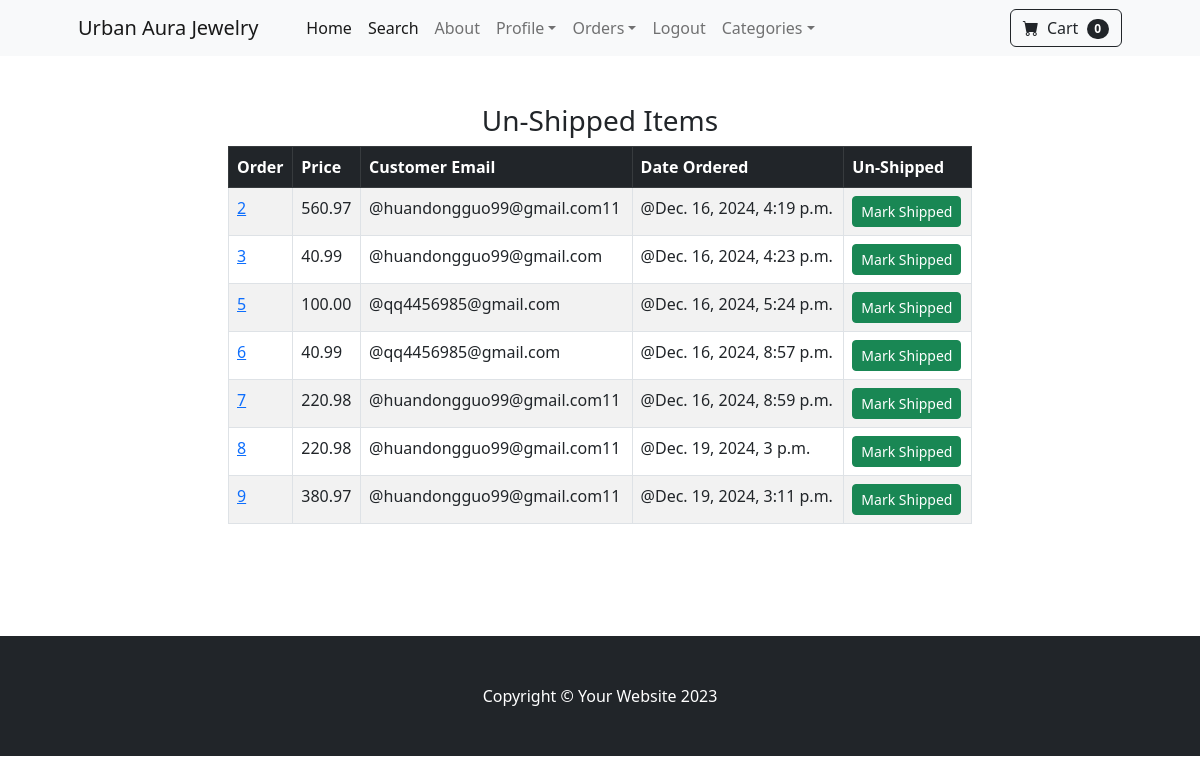
Page /payment/not_shipped_dash (signed in) on the committed database.
### payment/models.py (models this page shows, shortened)
class Order(models.Model):
    user = models.ForeignKey(User, on_delete=models.CASCADE, null=True, blank=True)
    full_name = models.CharField(max_length=250)
    email = models.EmailField(max_length=250)
    shipping_address = models.TextField(max_length=15000)
    amount_paid = models.DecimalField(max_digits=10, decimal_places=2)
    date_ordered = models.DateTimeField(auto_now_add=True)
    shipped = models.BooleanField(default=False)
    date_shipped = models.DateTimeField(blank=True, null=True)

### payment/views.py (the view, shortened to what this page needs)
# urls.py: path('not_shipped_dash', views.not_shipped_dash, name='not_shipped_dash'),
def not_shipped_dash(request):
    if request.user.is_authenticated and request.user.is_superuser:
        orders = Order.objects.filter(shipped=False)
        return render(request, "payment/not_shipped_dash.html", {"orders": orders})
    else:
        messages.success(request, "Access Denied!")
        return redirect('home')

### cart/cart.py (called while the page is built)
    def __len__(self):
        return len(self.cart)

### cart/context_processors.py (called while the page is built)
def cart(request):
    return {'cart': Cart(request)}

### payment/templates/payment/not_shipped_dash.html (shortened to what this page needs)
{% extends 'base.html' %}
{% block content %}
        <div class ="container" >
            <div class = "row" >
                <center>
                    <div class = "col-8">
                        <br/><br/>
                        <h3>Un-Shipped Items</h3>
<table class="table table-striped table-hover table-bordered">
  <thead class="table-dark">
    <tr>
      <th scope="col">Order</th>
      <th scope="col">Price</th>
      <th scope="col">Customer Email</th>
      <th scope="col">Date Ordered</th>
      <th scope="col">Un-Shipped</th>
    </tr>
  </thead>
  <tbody>
  {% for item in orders %}
    <tr>
      <td><a href="{% url 'orders' item.id %}">{{ item.id }}</a></td>
      <td>{{ item.amount_paid }}</td>
      <td>@{{ item.email }}</td>
      <td>@{{ item.date_ordered }}</td>
      <td>
          <form method="POST">
              <button type="Submit" class="btn btn-success btn-sm">Mark Shipped</button>
          </form>
      </td>
    </tr>
  {% endfor %}
  </tbody>
</table>
                        <br/><br/>
                        <br/><br/>
                    </div>
                </center>
            </div>
        </div>
{% endblock %}

### rows in the picture
Order: id "2", amount_paid "560.97", email "huandongguo99@gmail.com11", date_ordered "Dec. 16, 2024, 4:19 p.m."
Order: id "3", amount_paid "40.99", email "huandongguo99@gmail.com", date_ordered "Dec. 16, 2024, 4:23 p.m."
Order: id "5", amount_paid "100.00", email "qq4456985@gmail.com", date_ordered "Dec. 16, 2024, 5:24 p.m."
Order: id "6", amount_paid "40.99", email "qq4456985@gmail.com", date_ordered "Dec. 16, 2024, 8:57 p.m."
Order: id "7", amount_paid "220.98", email "huandongguo99@gmail.com11", date_ordered "Dec. 16, 2024, 8:59 p.m."
Order: id "8", amount_paid "220.98", email "huandongguo99@gmail.com11", date_ordered "Dec. 19, 2024, 3 p.m."
Order: id "9", amount_paid "380.97", email "huandongguo99@gmail.com11", date_ordered "Dec. 19, 2024, 3:11 p.m."

### other values in the picture
{{ cart|length }} "0"
